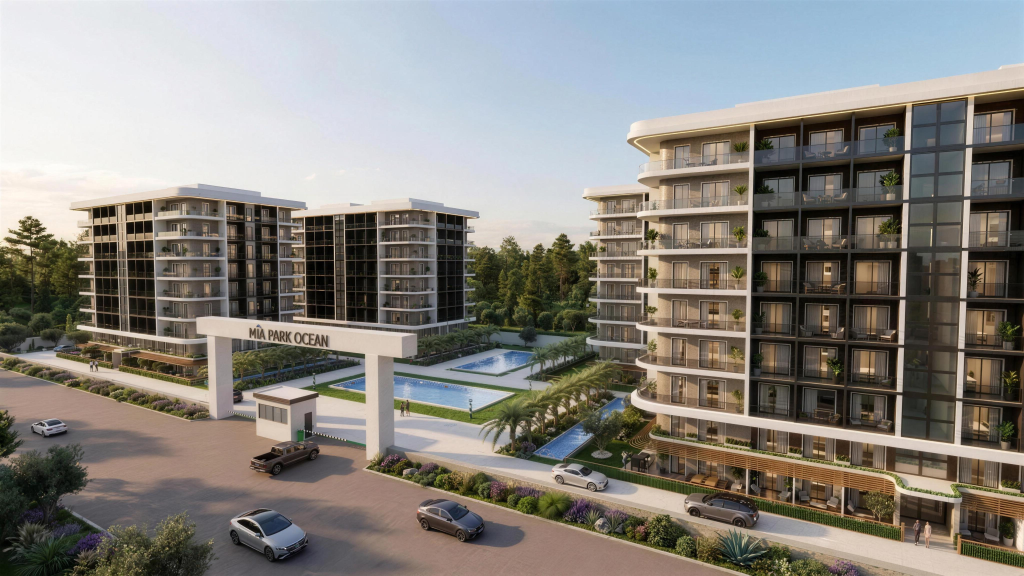
#> input picture signage-source/entrance-gate.jpg, 4096 x 2304 px, given in place of entrance-gate.webp, which was not available (shown at 1/4 size)
$ python build-sosyal-turkuaz.py
#> lines starting #> are read from the running program, lines starting #| are printed output that depends on the picture; pictures that were not available may be replaced by others from this repository, and a replacement may not be noted
#!/usr/bin/env python3
"""
MİA PARK OCEAN — turkuaz-01 "KOCAELİ EV SAHİBİ OLUYOR!" bilbordunun
SOSYAL MEDYA uyarlaması (aynı içerik ve dil, 3 format):

    sosyal-turkuaz-45.jpg     1080 x 1350  (Instagram/Facebook akış, 4:5)
    sosyal-turkuaz-kare.jpg   1080 x 1080  (kare gönderi)
    sosyal-turkuaz-story.jpg  1080 x 1920  (story / reels kapak, 9:16)

Ortak öğeler (bilborddaki gibi):
- Gök-buz dikey gradyan; giriş kapısı fotoğrafı ALTTA çerçevesiz, üst
  kenarı zemine karışır.
- MİA (2026 kurumsal) solda, OCEAN sağda — kendi renklerinde, plakasız;
  üst köşeler logoya doğru yavaşça beyazlar.
- KOCAELİ EV SAHİBİ OLUYOR! + kırmızı BANKA/FAİZ/KREDİ/ARA ÖDEME YOK
  çipleri + 1+0 ve 1+1 ödeme kartları + kırmızı 60 AY SABİT TAKSİT!
  burgu rozeti.
- Altta "Satış Ofisi: numara | web | sosyal ikonlar" tek satır.

    python3 scripts/build-sosyal-turkuaz.py
"""

import math
import os
import numpy as np
from PIL import Image, ImageDraw, ImageFont

ROOT = os.path.dirname(os.path.dirname(os.path.abspath(__file__)))
SRC = os.path.join(ROOT, "public", "images")
YAZI = os.path.join(ROOT, "sunum", "yazitipi")
OUT = os.path.join(ROOT, "sosyal-medya", "turkuaz-kampanya")
os.makedirs(OUT, exist_ok=True)

KIRMIZI = (200, 32, 42)
TURKUAZ = (0, 154, 168)
TURKUAZ_K = (0, 106, 118)
PETROL = (4, 66, 76)
BEYAZ = (255, 255, 255)
GRI = (66, 108, 116)
Z_UST, Z_ALT = (255, 255, 255), (224, 246, 248)

TEL = "0540 028 00 41"
SITE = "miaparkocean.com"


def mont(kes, boy):
    return ImageFont.truetype(os.path.join(YAZI, "Montserrat-%s.ttf" % kes), boy)


# [6 lines left out: function sigdir, not called in this run]


def foto(ad, w, h, focus=0.5, zoom=1.0, focus_y=None):
    im = Image.open(os.path.join(SRC, ad)).convert("RGB")
    iw, ih = im.size
    s = max(w / iw, h / ih) * max(1.0, zoom)
    sw, sh = w / s, h / s
    ox = (iw - sw) * focus
    oy = (ih - sh) * (focus if focus_y is None else focus_y)
    im = im.crop((int(ox), int(oy), int(ox + sw), int(oy + sh)))
    return im.resize((w, h), Image.LANCZOS)


def zemin(W, H):
    t = np.linspace(0, 1, H, dtype=np.float32)[:, None, None]
    g = (np.array(Z_UST, np.float32) * (1 - t)
         + np.array(Z_ALT, np.float32) * t).astype(np.uint8)
    im = Image.new("RGBA", (W, H))
    im.paste(Image.fromarray(np.repeat(g, W, axis=1), "RGB"), (0, 0))
    return im


def grad_renk(H, y):
    t = y / H
    return tuple(int(u * (1 - t) + a * t) for u, a in zip(Z_UST, Z_ALT))


def foto_alt(im, yuk, focus=0.5, zoom=1.05, focus_y=0.45, bl=100):
    W, H = im.size
    ft = foto("entrance-gate.webp", W, yuk, focus, zoom, focus_y=focus_y)
    im.paste(ft, (0, H - yuk))
    band = np.asarray(ft.crop((0, 0, W, bl)), np.float32)
    alfa = np.linspace(1, 0, bl, dtype=np.float32)[:, None, None]
    zc = np.array(grad_renk(H, H - yuk), np.float32)
    kar = (zc * alfa + band * (1 - alfa)).astype(np.uint8)
    im.paste(Image.fromarray(kar, "RGB"), (0, H - yuk))


def kose(im, cx, cy, R):
    yy, xx = np.mgrid[0:2 * R, 0:2 * R].astype(np.float32)
    d = np.sqrt((xx - R) ** 2 + ((yy - R) * 1.25) ** 2)
    a = (np.clip(1 - d / R, 0, 1) ** 1.2 * 250).astype(np.uint8)
    kat = np.zeros((2 * R, 2 * R, 4), np.uint8)
    kat[..., :3] = 255
    kat[..., 3] = a
    im.alpha_composite(Image.fromarray(kat, "RGBA"), (int(cx - R), int(cy - R)))


def logolar(im, mia_w, oce_w, pad, y_mia, y_oce, R):
    W = im.width
    kose(im, pad + mia_w * 0.45, y_mia + mia_w * 0.25, R)
    kose(im, W - pad - oce_w * 0.45, y_oce + oce_w * 0.18, R)
    lg = Image.open(os.path.join(ROOT, "public", "brand",
                                 "logo-mia-2026.png")).convert("RGBA")
    lg = lg.resize((mia_w, int(lg.height * mia_w / lg.width)), Image.LANCZOS)
    im.alpha_composite(lg, (pad, y_mia))
    og = Image.open(os.path.join(ROOT, "sunum", "kaynak", "sekil",
                                 "ocean-logo-renkli2.png")).convert("RGBA")
    og = og.resize((oce_w, int(og.height * oce_w / og.width)), Image.LANCZOS)
    im.alpha_composite(og, (W - pad - oce_w, y_oce))


# [114 lines left out: functions cip, yok_izgara, kartlar, yildiz, iletisim, kaydet, not called in this run]


def s45():
    W, H = 1080, 1350
    im = zemin(W, H)
#> in zemin, `im = Image.new("RGBA", (W, H))`: im: PIL image 1080x1350 RGBA; every value is 0
#> in zemin, `im.paste(Image.fromarray(np.repeat(g, W, axis=1), "RGB"), (0, 0))`:
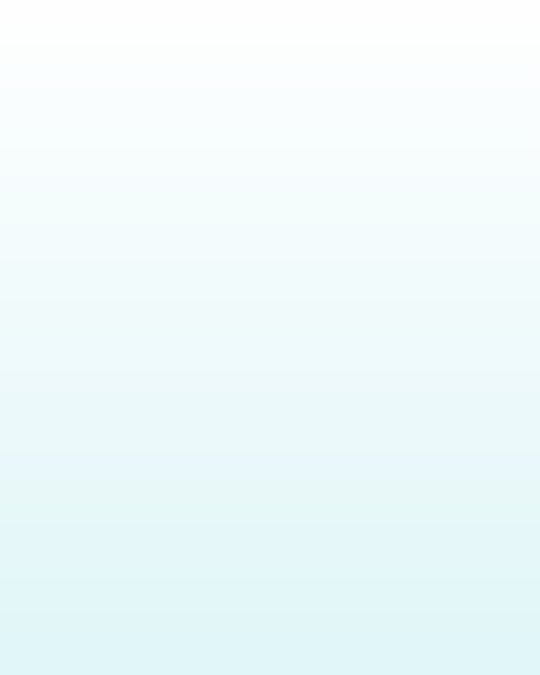
#> im: PIL image 1080x1350 RGBA (shown at 1/2 size); mean R, G, B, A 239, 250, 251, 255
    foto_alt(im, 500, 0.5, 1.05, 0.45)
#> in foto, im is the input picture: PIL image 4096x2304 RGB; mean R, G, B 135.7, 132.3, 126.6
#> in foto, `im = im.crop((int(ox), int(oy), int(ox + sw), int(oy + sh)))`:
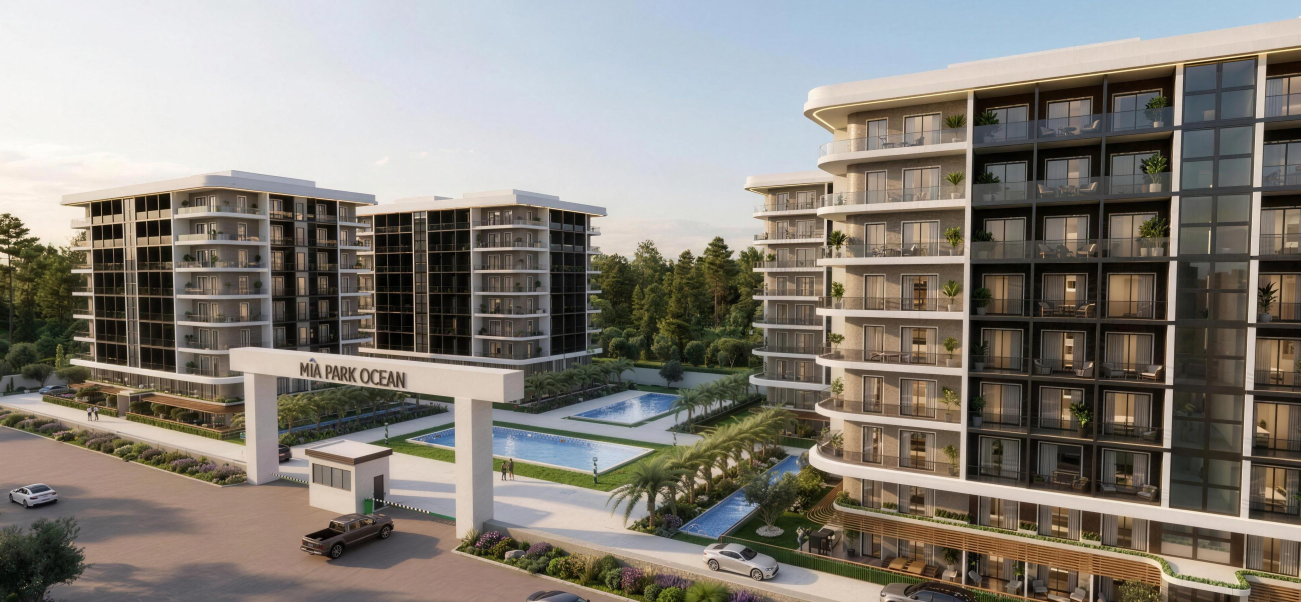
#> im: PIL image 3901x1806 RGB (shown at 1/3 size); mean R, G, B 134.9, 129.8, 122
#> in foto, `return im.resize((w, h), Image.LANCZOS)`:
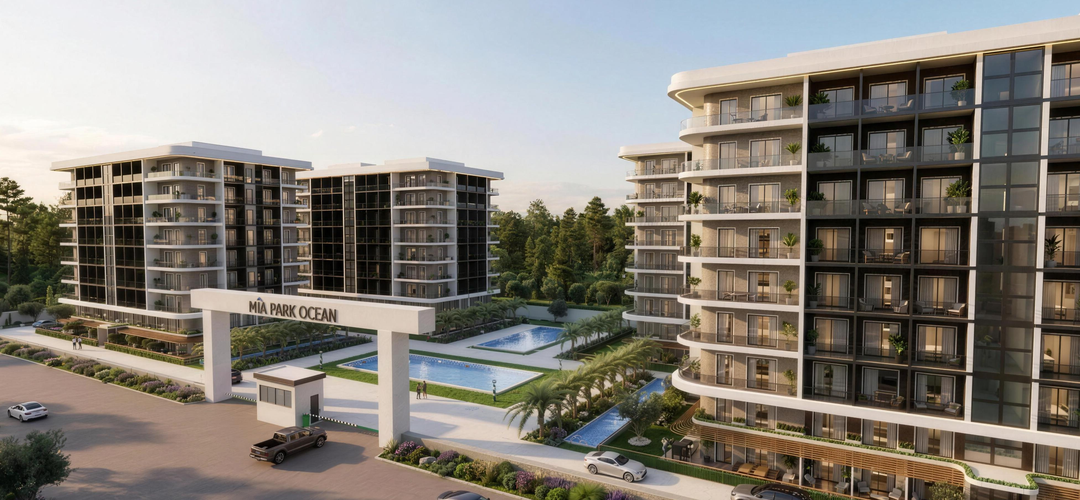
#> returned value: PIL image 1080x500 RGB; mean R, G, B 134.9, 129.8, 122
#> in foto_alt, `im.paste(ft, (0, H - yuk))`:
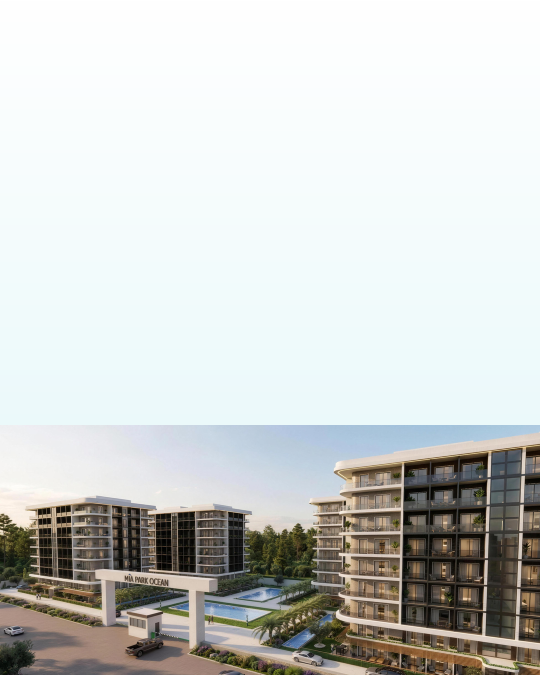
#> im: PIL image 1080x1350 RGBA (shown at 1/2 size); mean R, G, B, A 204.1, 206.5, 204, 255
#> in foto_alt, `band = np.asarray(ft.crop((0, 0, W, bl)), np.float32)`:
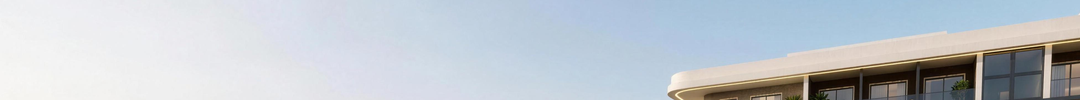
#> band: shape (100, 1080, 3) float32; mean R, G, B 192.3, 198.9, 205.7
#> in foto_alt, `kar = (zc * alfa + band * (1 - alfa)).astype(np.uint8)`:
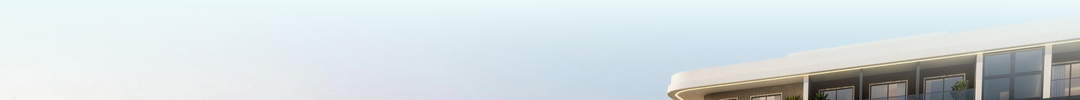
#> kar: shape (100, 1080, 3); mean R, G, B 211.1, 219.6, 221.8
#> in foto_alt, `im.paste(Image.fromarray(kar, "RGB"), (0, H - yuk))`:
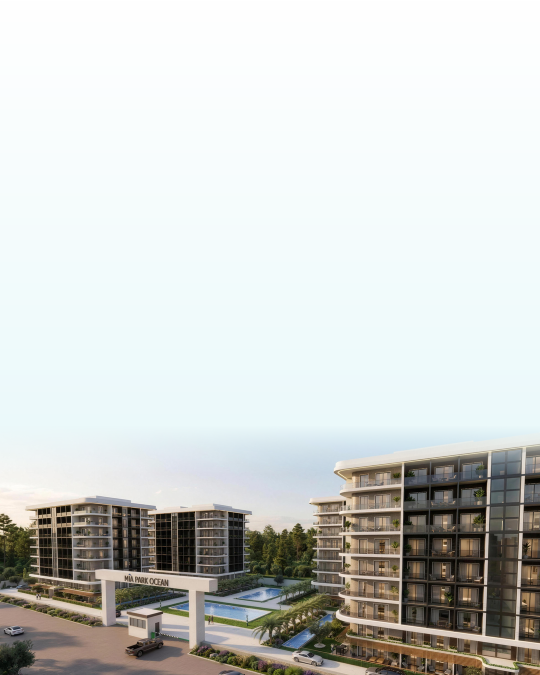
#> im: PIL image 1080x1350 RGBA (shown at 1/2 size); mean R, G, B, A 205.5, 208, 205.2, 255
    logolar(im, 260, 235, 44, 28, 46, 600)
    dr = ImageDraw.Draw(im)
    dr.text((W / 2, 306), "KOCAELİ", font=mont("Black", 96), fill=PETROL,
            anchor="mm")
    dr.text((W / 2, 398), "EV SAHİBİ OLUYOR!",
            font=sigdir(dr, "EV SAHİBİ OLUYOR!", "Black", 62, W - 100),
            fill=PETROL, anchor="mm")
    yok_izgara(dr, W / 2, 486, 30)
    kartlar(dr, W / 2, 592, 470, 226, 26, 46)
    yildiz(im, W - 172, 940, 112)
    dr = ImageDraw.Draw(im)
    iletisim(dr, W, H - 44, W - 70)
    kaydet(im, "sosyal-turkuaz-45")


# [100 lines left out: functions skare, sstory, kontak, profil, kapak, not called in this run]


if __name__ == "__main__":
#> (the run stopped early here; a loop or call above may not have finished)

$ run again, with signage-source/balkondan-avlu.jpg copied over signage-source/entrance-gate.jpg
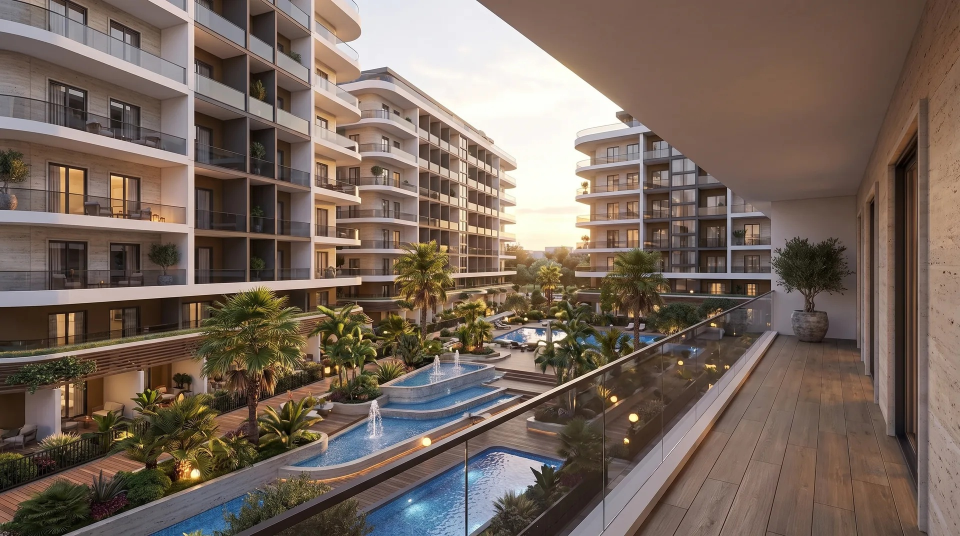
#> input picture signage-source/balkondan-avlu.jpg, 1920 x 1072 px, given in place of entrance-gate.webp, which was not available (shown at 1/2 size)
#> in foto, im is the input picture: PIL image 1920x1072 RGB; mean R, G, B 118.6, 102.6, 92
#> in foto_alt, `kar = (zc * alfa + band * (1 - alfa)).astype(np.uint8)`:
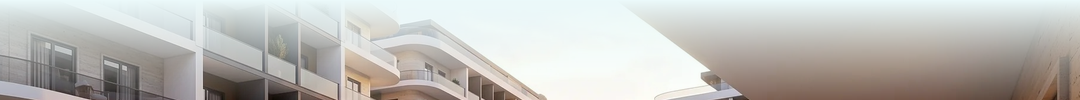
#> kar: shape (100, 1080, 3); mean R, G, B 190.3, 188.8, 184.7
#> in foto_alt, `im.paste(Image.fromarray(kar, "RGB"), (0, H - yuk))`:
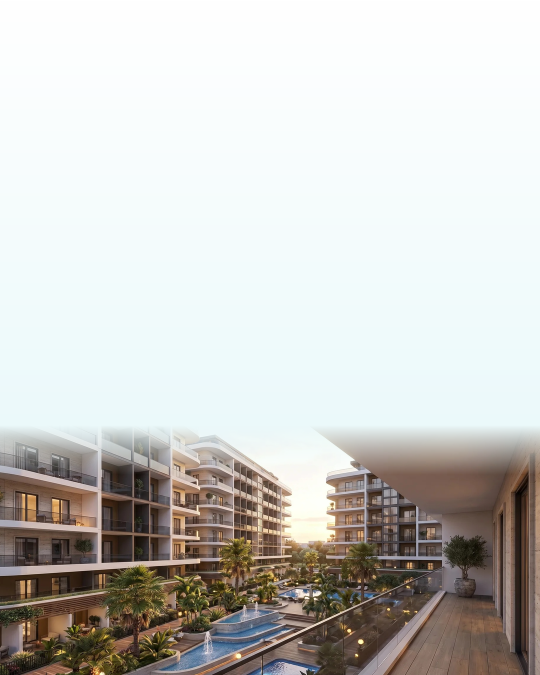
#> im: PIL image 1080x1350 RGBA (shown at 1/2 size); mean R, G, B, A 201.3, 200.6, 196.8, 255
